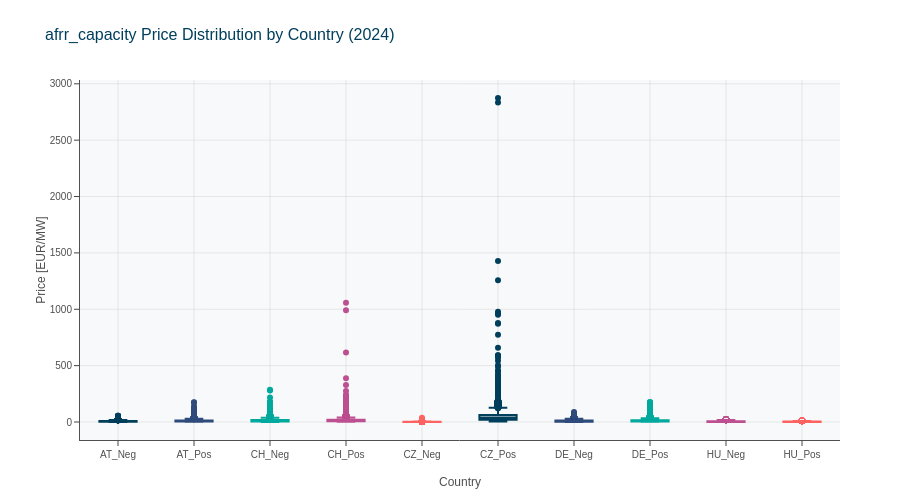

This figure's notebook cell:
### Code cell
# Plot day-ahead price distribution across all countries
table_name = 'afrr_capacity'
fig = plot_market_distribution(tables[table_name], table_name)
fig.update_layout(height=500, title=f'{table_name} Price Distribution by Country (2024)')
fig.show()

### Figure 1 — Plotly figure (JSON) as saved in the notebook; plotly's stock layout.template omitted (floating-point values rounded to 4 significant figures; data arrays with more than 128 entries replaced by an {"elided": "..."} marker saying what was removed)
{"data": [{"alignmentgroup": "True", "boxpoints": "suspectedoutliers", "hovertemplate": "country=%{x}<br>price=%{y}<extra></extra>", "legendgroup": "AT_Neg", "marker": {"color": "#003f5c"}, "name": "AT_Neg", "notched": false, "offsetgroup": "AT_Neg", "orientation": "v", "showlegend": true, "type": "box", "x": {"elided": "2197 str values"}, "x0": " ", "xaxis": "x", "y": {"elided": "2197 float values"}, "y0": " ", "yaxis": "y"}, {"alignmentgroup": "True", "boxpoints": "suspectedoutliers", "hovertemplate": "country=%{x}<br>price=%{y}<extra></extra>", "legendgroup": "AT_Pos", "marker": {"color": "#2f4b7c"}, "name": "AT_Pos", "notched": false, "offsetgroup": "AT_Pos", "orientation": "v", "showlegend": true, "type": "box", "x": {"elided": "2197 str values"}, "x0": " ", "xaxis": "x", "y": {"elided": "2197 float values"}, "y0": " ", "yaxis": "y"}, {"alignmentgroup": "True", "boxpoints": "suspectedoutliers", "hovertemplate": "country=%{x}<br>price=%{y}<extra></extra>", "legendgroup": "CH_Neg", "marker": {"color": "#00a99d"}, "name": "CH_Neg", "notched": false, "offsetgroup": "CH_Neg", "orientation": "v", "showlegend": true, "type": "box", "x": {"elided": "2197 str values"}, "x0": " ", "xaxis": "x", "y": {"elided": "2197 float values"}, "y0": " ", "yaxis": "y"}, {"alignmentgroup": "True", "boxpoints": "suspectedoutliers", "hovertemplate": "country=%{x}<br>price=%{y}<extra></extra>", "legendgroup": "CH_Pos", "marker": {"color": "#bc5090"}, "name": "CH_Pos", "notched": false, "offsetgroup": "CH_Pos", "orientation": "v", "showlegend": true, "type": "box", "x": {"elided": "2197 str values"}, "x0": " ", "xaxis": "x", "y": {"elided": "2197 float values"}, "y0": " ", "yaxis": "y"}, {"alignmentgroup": "True", "boxpoints": "suspectedoutliers", "hovertemplate": "country=%{x}<br>price=%{y}<extra></extra>", "legendgroup": "CZ_Neg", "marker": {"color": "#ff6361"}, "name": "CZ_Neg", "notched": false, "offsetgroup": "CZ_Neg", "orientation": "v", "showlegend": true, "type": "box", "x": {"elided": "2197 str values"}, "x0": " ", "xaxis": "x", "y": {"elided": "2197 float values"}, "y0": " ", "yaxis": "y"}, {"alignmentgroup": "True", "boxpoints": "suspectedoutliers", "hovertemplate": "country=%{x}<br>price=%{y}<extra></extra>", "legendgroup": "CZ_Pos", "marker": {"color": "#003f5c"}, "name": "CZ_Pos", "notched": false, "offsetgroup": "CZ_Pos", "orientation": "v", "showlegend": true, "type": "box", "x": {"elided": "2197 str values"}, "x0": " ", "xaxis": "x", "y": {"elided": "2197 float values"}, "y0": " ", "yaxis": "y"}, {"alignmentgroup": "True", "boxpoints": "suspectedoutliers", "hovertemplate": "country=%{x}<br>price=%{y}<extra></extra>", "legendgroup": "DE_Neg", "marker": {"color": "#2f4b7c"}, "name": "DE_Neg", "notched": false, "offsetgroup": "DE_Neg", "orientation": "v", "showlegend": true, "type": "box", "x": {"elided": "2197 str values"}, "x0": " ", "xaxis": "x", "y": {"elided": "2197 float values"}, "y0": " ", "yaxis": "y"}, {"alignmentgroup": "True", "boxpoints": "suspectedoutliers", "hovertemplate": "country=%{x}<br>price=%{y}<extra></extra>", "legendgroup": "DE_Pos", "marker": {"color": "#00a99d"}, "name": "DE_Pos", "notched": false, "offsetgroup": "DE_Pos", "orientation": "v", "showlegend": true, "type": "box", "x": {"elided": "2197 str values"}, "x0": " ", "xaxis": "x", "y": {"elided": "2197 float values"}, "y0": " ", "yaxis": "y"}, {"alignmentgroup": "True", "boxpoints": "suspectedoutliers", "hovertemplate": "country=%{x}<br>price=%{y}<extra></extra>", "legendgroup": "HU_Neg", "marker": {"color": "#bc5090"}, "name": "HU_Neg", "notched": false, "offsetgroup": "HU_Neg", "orientation": "v", "showlegend": true, "type": "box", "x": {"elided": "2197 str values"}, "x0": " ", "xaxis": "x", "y": {"elided": "2197 float values"}, "y0": " ", "yaxis": "y"}, {"alignmentgroup": "True", "boxpoints": "suspectedoutliers", "hovertemplate": "country=%{x}<br>price=%{y}<extra></extra>", "legendgroup": "HU_Pos", "marker": {"color": "#ff6361"}, "name": "HU_Pos", "notched": false, "offsetgroup": "HU_Pos", "orientation": "v", "showlegend": true, "type": "box", "x": {"elided": "2197 str values"}, "x0": " ", "xaxis": "x", "y": {"elided": "2197 float values"}, "y0": " ", "yaxis": "y"}], "layout": {"boxmode": "overlay", "height": 500, "legend": {"title": {"text": "country"}, "tracegroupgap": 0}, "showlegend": false, "title": {"text": "afrr_capacity Price Distribution by Country (2024)"}, "xaxis": {"anchor": "y", "categoryarray": ["AT_Neg", "AT_Pos", "CH_Neg", "CH_Pos", "CZ_Neg", "CZ_Pos", "DE_Neg", "DE_Pos", "HU_Neg", "HU_Pos"], "categoryorder": "array", "domain": [0, 1], "title": {"text": "Country"}}, "yaxis": {"anchor": "x", "domain": [0, 1], "title": {"text": "Price [EUR/MW]"}}}}
